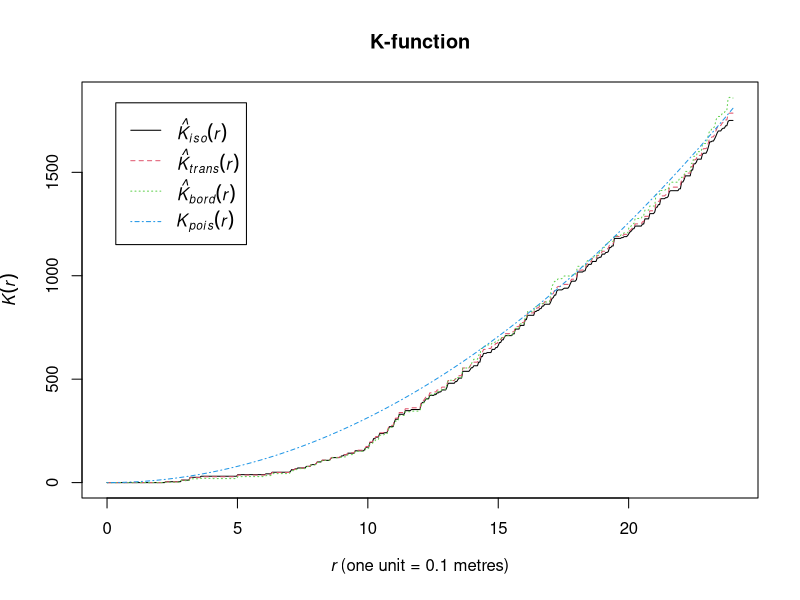
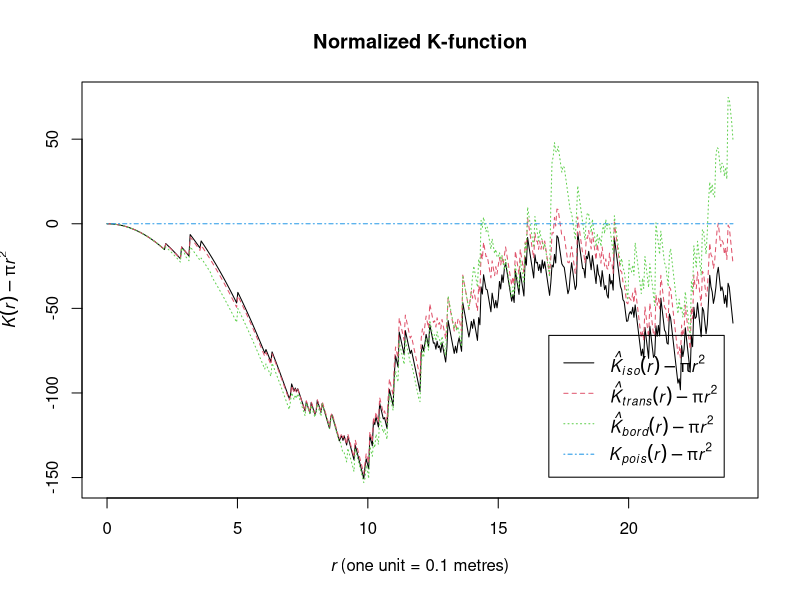
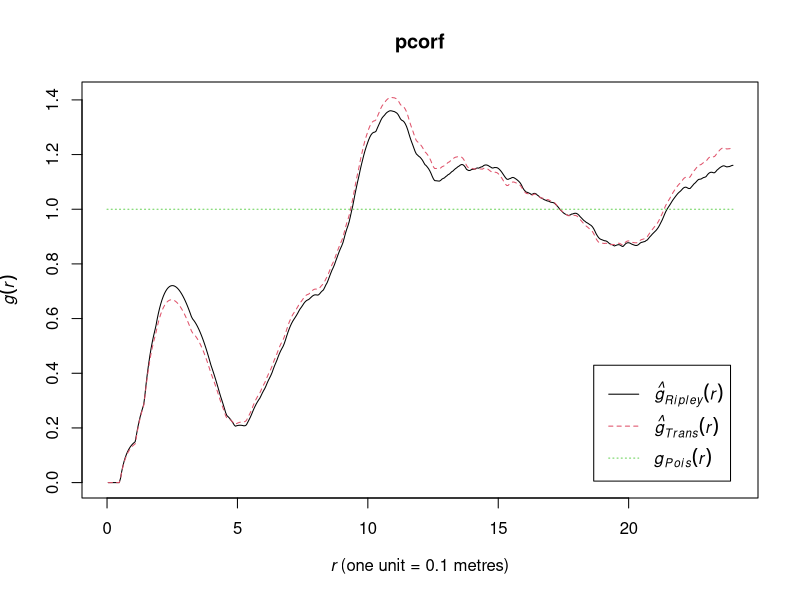
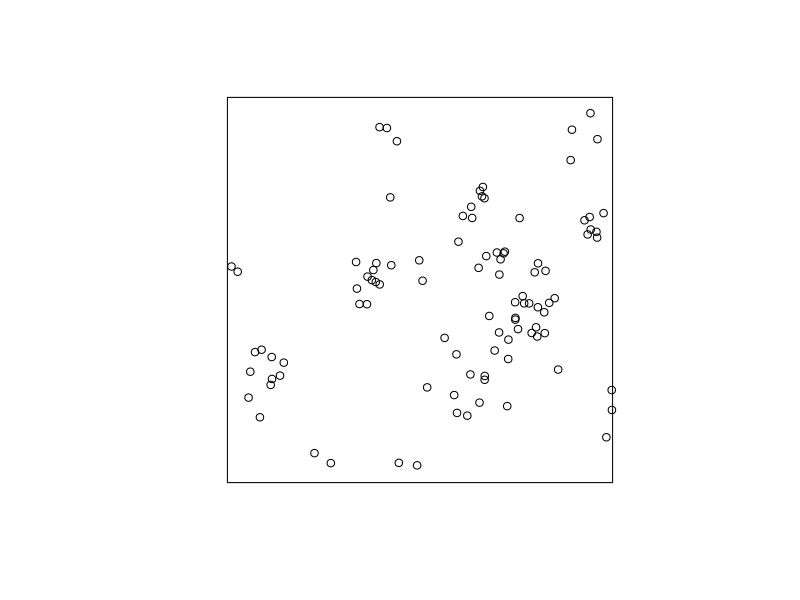
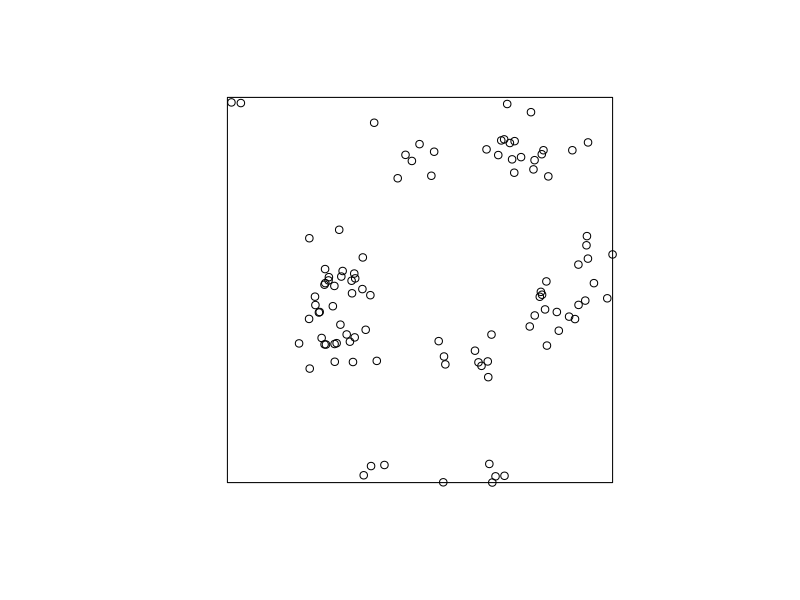
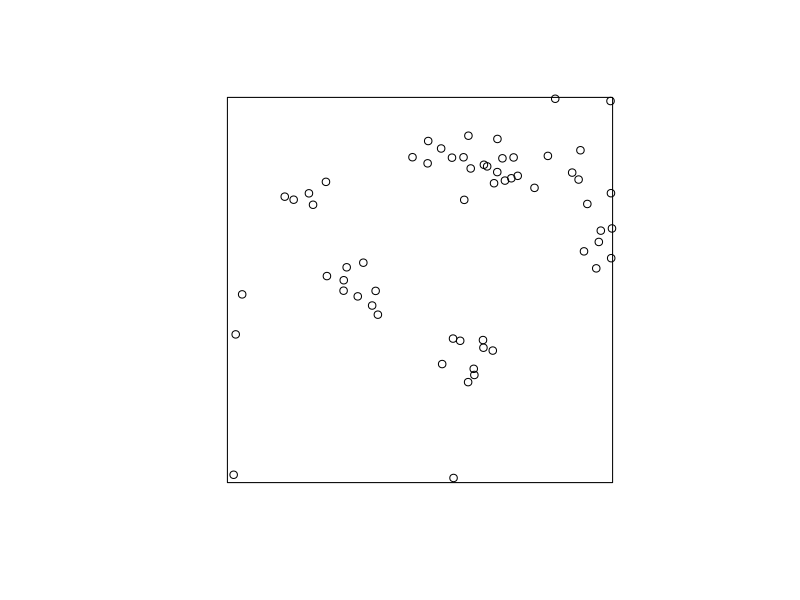
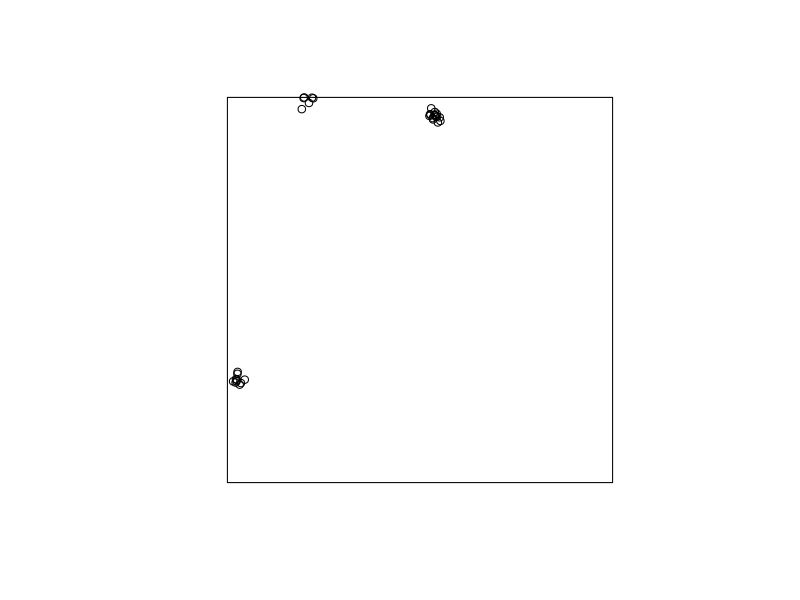
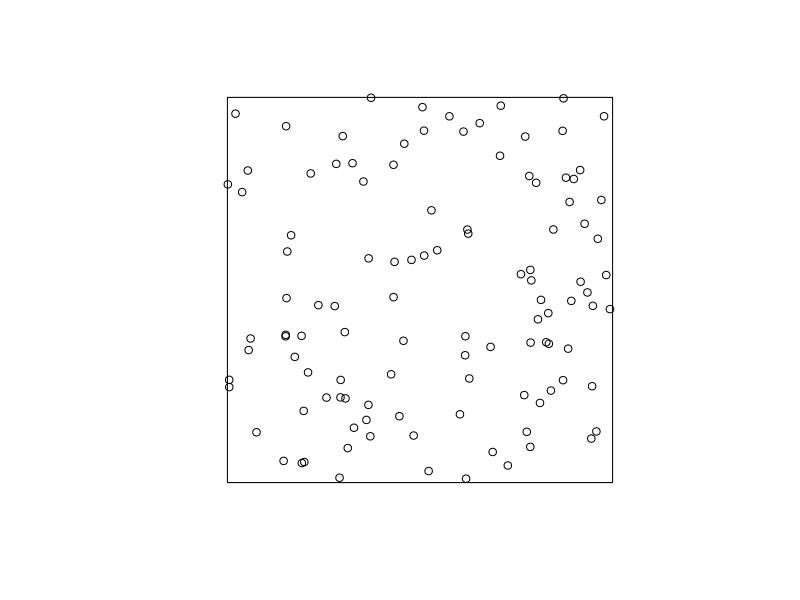

Recreate these plots in R, in order.
## ---- chunk 1
# This option turns evaluation of R code off in this document. Remove it
# if you use it as a template for solving the lab exercise.
knitr::opts_chunk$set(eval = TRUE)
## ---- chunk 2
library(spatstat)
## ---- chunk 3
    K <- Kest(swedishpines)
## ---- chunk 4
    plot(K, main = "K-function")
## ---- chunk 5
    plot(K, . - pi*r^2 ~ r, main = "Normalized K-function",
         legendpos = "bottomright")
## ---- chunk 6
    pcorf <- pcf(swedishpines)
    plot(pcorf)
## ---- chunk 7
    replicate(3, plot(rThomas(10, 0.05, 8), main = ""))
## ---- chunk 8
    plot(rThomas(5, scale = 0.01, mu = 8), main = "")
## ---- chunk 9
    plot(rThomas(100, scale = 1, mu = 1), main = "")
## ---- chunk 10
    fit <- kppm(redwood ~ 1, clusters = "Thomas")
    fit
    plot(fit, main = "", pause = FALSE) 
## ---- chunk 11
    (p <- parameters(fit))
    rt2 <- rThomas(kappa = p$kappa, scale = p$scale, mu = p$mu)
    plot(rt2, main = "")
## ---- chunk 12
    plot(simulate(fit, drop = TRUE), main = "")
## ---- chunk 13
    kppm(redwood ~ 1, clusters="Thomas", startpar=c(kappa=10, scale=0.1))
    kppm(redwood ~ 1, clusters="Thomas", startpar=c(kappa=100, scale=0.01))
## ---- chunk 14
    kppm(redwood ~ 1, clusters="Thomas", startpar=c(kappa=0.1, scale=10))
## ---- chunk 15
    XX <- simulate(fit, nsim = 11)
    XX[[12]] <- redwood
    plot(XX, main = "", main.panel = "")
## ---- chunk 16
    pcffit <- pcfmodel(fit)
    plot(pcffit, xlim = c(0, 0.3), main = "pair correlation")
## ---- chunk 17
    plot(envelope(fit, Lest, nsim = 39, global = TRUE))
## ---- chunk 18
    mfit <- kppm(redwood ~ 1, clusters = "MatClust")
## ---- chunk 19
    vcov(mfit)
## ---- chunk 20
    vcov(ppm(redwood ~ 1))
